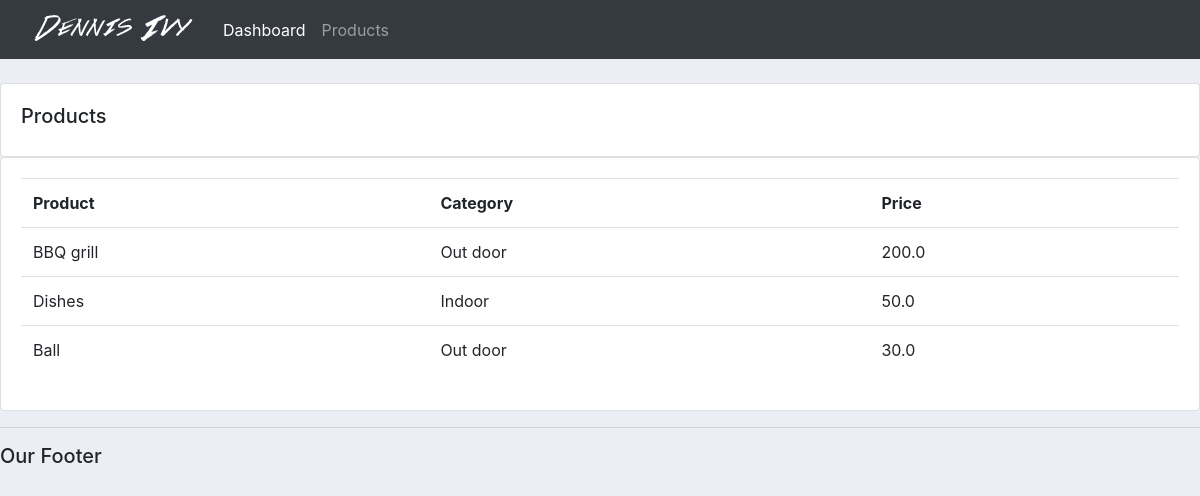
Before: /products/ with the older database file.
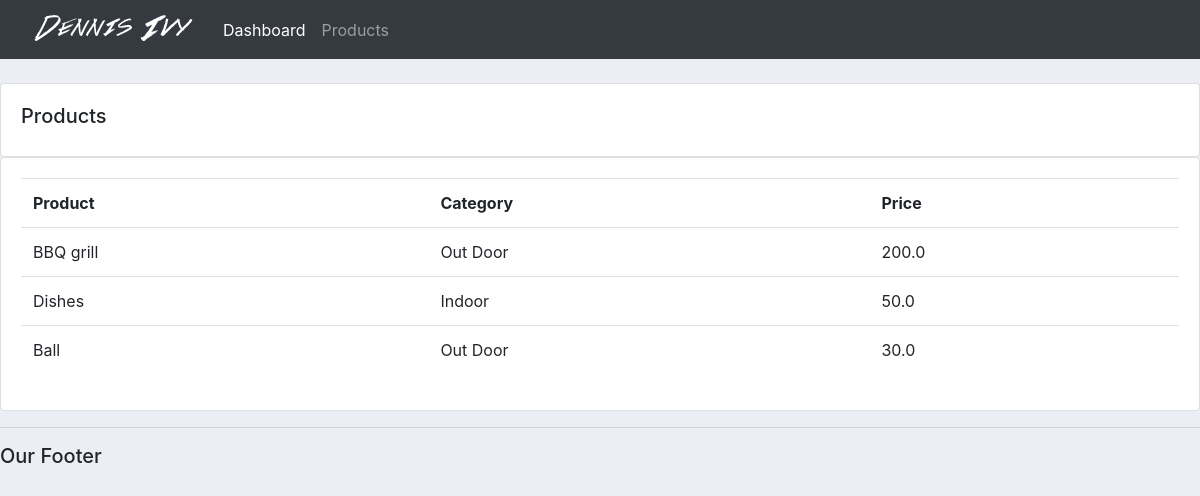
After: the same page with the newer database file.
### accounts/models.py (models this page shows, shortened)
class Product(models.Model):
    CATEGORY = (
        ('Indoor', 'Indoor'),
        ('Out Door', 'Out Door'),
    )
    name = models.CharField(max_length=200, null=True)
    price = models.FloatField(null=True)
    category = models.CharField(max_length=200, null=True, choices=CATEGORY)
    description = models.CharField(max_length=200, null=True, blank=True)
    date_created = models.DateTimeField(auto_now_add=True, null=True)
    tags = models.ManyToManyField(Tag)

### accounts/views.py (the view)
# urls.py: path('products/', views.products, name="product"),
def products(request):
    products = Product.objects.all()
    return render(request, 'accounts/products.html', {'products':products})

### accounts/templates/accounts/products.html
{%  extends 'accounts/main.html' %}
{% block content %}
		<br>
		<div class="row">
			<div class="col-md">
				<div class="card card-body">
					<h5>Products</h5>
				</div>
				<div class="card card-body">
					<table class="table">
						<tr>
							<th>Product</th>
							<th>Category</th>
							<th>Price</th>
						</tr>
						{% for product in products %}
							<tr>
								<td>{{ product.name }}</td>
								<td>{{ product.category }}</td>
								<td>{{ product.price }}</td>
							</tr>
						{% endfor %}
					</table>
				</div>
			</div>
		</div>
{% endblock content %}

Changed rows visible on the page:
changed Product "BBQ grill": category "Out door" → "Out Door"
changed Product "Ball": category "Out door" → "Out Door"
